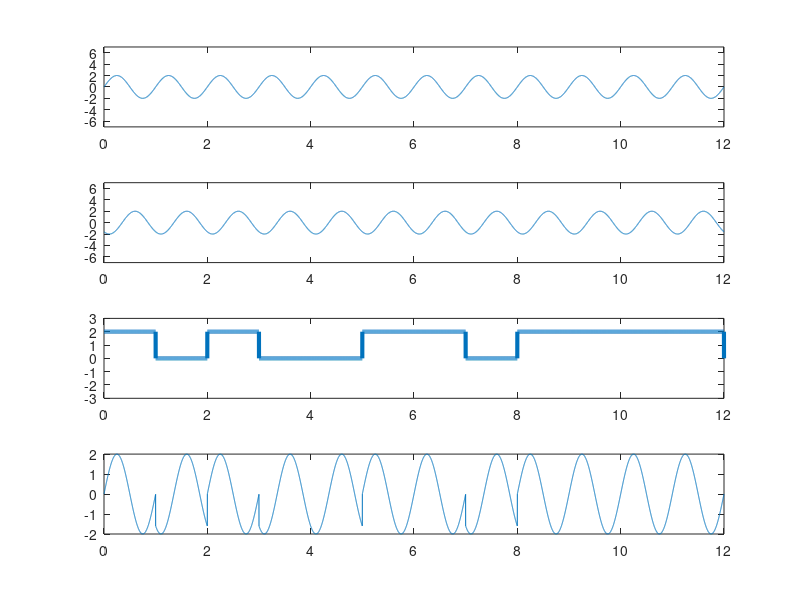

Recreate this plot in MATLAB.
%   psk

clc;
clear all;
close all;
am=2;
fm=1;
volt=2;
bits = [1, 0, 1, 0, 0, 1, 1, 0, 1, 1, 1, 1];
n= 1000;

T = length(bits);
t = 0:1/n:T;

sig1=am*sin(2*pi*fm*t);
subplot(4,1,1);
plot(t,sig1);
ylim([-7 7]);

sig2=am*sin(2*pi*fm*t+180);
subplot(4,1,2);
plot(t,sig2);
ylim([-7 7]);

x=zeros(1,length(t));
for i = 1:length(bits)
  if bits(i) == 1
    x((i-1)*n+1:i*n)  = volt;
 end
end

subplot(4,1,3);
plot(t, x, 'linewidth', 3);
ylim([-3, 3]);


res=zeros(1,length(t));
for i=1:T
    if bits(i) == 1
         res((i-1)*n+1:i*n)  = sig1((i-1)*n+1:i*n);
    else 
        res((i-1)*n+1:i*n)  = sig2((i-1)*n+1:i*n);
    end
end
subplot(4,1,4);
plot(t,res);

%demodulation

index=0;
result=zeros(1,T);
for i=1:length(t)
    if(t(i)>index)
        index=index+1;
        if res((index-1)*n+1:index*n) == sig1((index-1)*n+1:index*n)
            result(index)=1;
        end
    end
end

disp(result);





